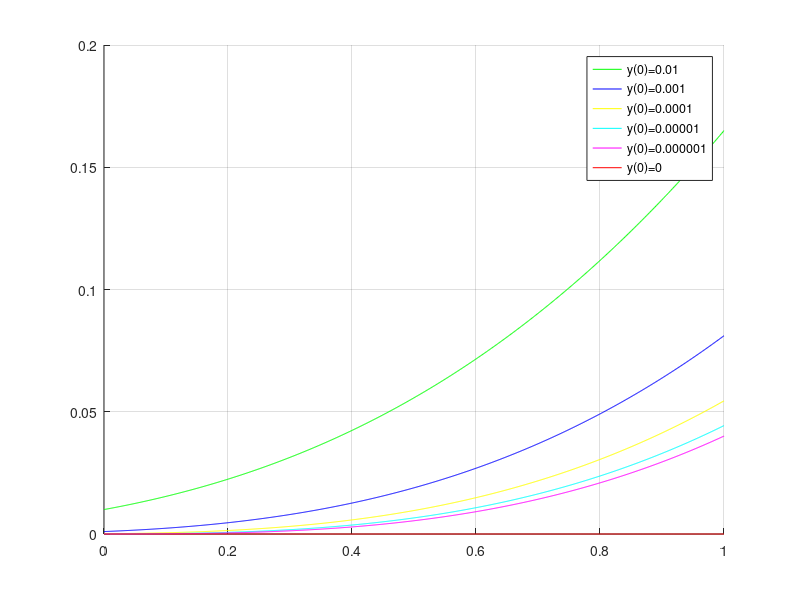

MATLAB code for this plot:
clear all;
clc;

a = 0;
b = 1;
h = 0.001;
x = a : h : b;

y = zeros(1,length(x));
y(1) = 0;

y_1 = zeros(1,length(x));
y_1 (1) = 0.01;

y_2 = zeros(1,length(x));
y_2 (1) = 0.001;

y_3 = zeros(1,length(x));
y_3 (1) = 0.0001;

y_4 = zeros(1,length(x));
y_4 (1) = 0.00001;

y_5 = zeros(1,length(x));
y_5 (1) = 0.000001;

for k = 1 : length(x)-1
    y(k+1)=y(k)+ h * y(k)^(2/3);
    y_1(k+1)=y_1(k)+ h * y_1(k)^(2/3);
    y_2(k+1)=y_2(k)+ h * y_2(k)^(2/3);
    y_3(k+1)=y_3(k)+ h * y_3(k)^(2/3);
    y_4(k+1)=y_4(k)+ h * y_4(k)^(2/3);
    y_5(k+1)=y_5(k)+ h * y_5(k)^(2/3);
end;

hold on;
grid on;
plot(x,y_1,'Color','g');
plot(x,y_2,'Color','b');
plot(x,y_3,'Color','y');
plot(x,y_4,'Color','c');
plot(x,y_5,'Color','m');
plot(x,y,'Color','r');

legend('y(0)=0.01','y(0)=0.001','y(0)=0.0001','y(0)=0.00001','y(0)=0.000001','y(0)=0');
hold off;

